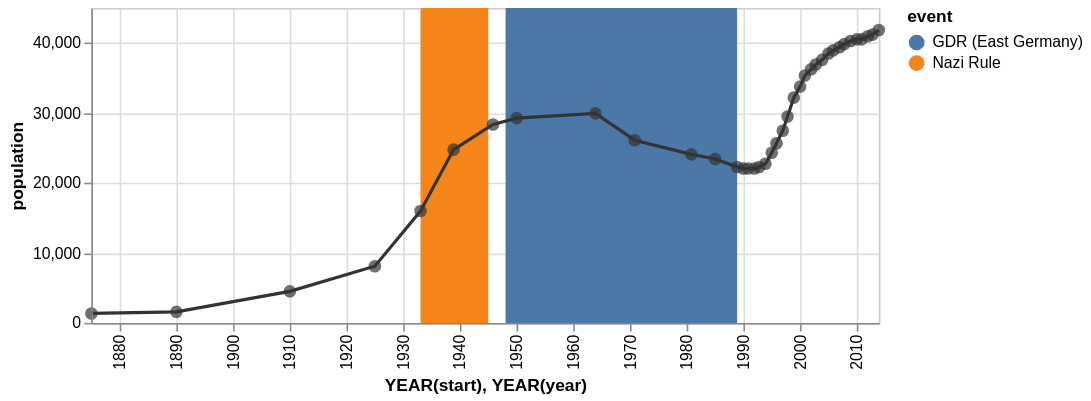

This figure's Vega-Lite source:
### Vega specification from a JSON file in a GitHub repository (floating-point values rounded to 4 significant figures)
{"$schema": "https://vega.github.io/schema/vega/v3.0.json", "description": "The population of the German city of Falkensee over time", "autosize": "pad", "padding": 5, "encode": {"update": {"stroke": {"value": "#ccc"}, "fill": {"value": "transparent"}}}, "data": [{"name": "source_0", "values": [{"year": "1875", "population": 1309}, {"year": "1890", "population": 1558}, {"year": "1910", "population": 4512}, {"year": "1925", "population": 8180}, {"year": "1933", "population": 15915}, {"year": "1939", "population": 24824}, {"year": "1946", "population": 28275}, {"year": "1950", "population": 29189}, {"year": "1964", "population": 29881}, {"year": "1971", "population": 26007}, {"year": "1981", "population": 24029}, {"year": "1985", "population": 23340}, {"year": "1989", "population": 22307}, {"year": "1990", "population": 22087}, {"year": "1991", "population": 22139}, {"year": "1992", "population": 22105}, {"year": "1993", "population": 22242}, {"year": "1994", "population": 22801}, {"year": "1995", "population": 24273}, {"year": "1996", "population": 25640}, {"year": "1997", "population": 27393}, {"year": "1998", "population": 29505}, {"year": "1999", "population": 32124}, {"year": "2000", "population": 33791}, {"year": "2001", "population": 35297}, {"year": "2002", "population": 36179}, {"year": "2003", "population": 36829}, {"year": "2004", "population": 37493}, {"year": "2005", "population": 38376}, {"year": "2006", "population": 39008}, {"year": "2007", "population": 39366}, {"year": "2008", "population": 39821}, {"year": "2009", "population": 40179}, {"year": "2010", "population": 40511}, {"year": "2011", "population": 40465}, {"year": "2012", "population": 40905}, {"year": "2013", "population": 41258}, {"year": "2014", "population": 41777}]}, {"name": "source_1", "values": [{"start": "1933", "end": "1945", "event": "Nazi Rule"}, {"start": "1948", "end": "1989", "event": "GDR (East Germany)"}]}, {"name": "data_0", "source": "source_0", "transform": [{"type": "formula", "expr": "timeParse(datum[\"year\"],'%Y')", "as": "year"}]}, {"name": "data_1", "source": "data_0", "transform": [{"type": "formula", "expr": "toDate(datum[\"year\"])", "as": "year"}, {"type": "formula", "expr": "toNumber(datum[\"population\"])", "as": "population"}, {"type": "filter", "expr": "datum[\"year\"] !== null && !isNaN(datum[\"year\"]) && datum[\"population\"] !== null && !isNaN(datum[\"population\"])"}, {"type": "formula", "as": "year_year", "expr": "datetime(year(datum[\"year\"]), 0, 1, 0, 0, 0, 0)"}]}, {"name": "data_2", "source": "data_0", "transform": [{"type": "formula", "expr": "toDate(datum[\"year\"])", "as": "year"}, {"type": "formula", "expr": "toNumber(datum[\"population\"])", "as": "population"}, {"type": "filter", "expr": "datum[\"year\"] !== null && !isNaN(datum[\"year\"]) && datum[\"population\"] !== null && !isNaN(datum[\"population\"])"}, {"type": "formula", "as": "year_year", "expr": "datetime(year(datum[\"year\"]), 0, 1, 0, 0, 0, 0)"}]}, {"name": "data_3", "source": "source_1", "transform": [{"type": "formula", "expr": "timeParse(datum[\"start\"],'%Y')", "as": "start"}, {"type": "formula", "expr": "timeParse(datum[\"end\"],'%Y')", "as": "end"}, {"type": "filter", "expr": "datum[\"start\"] !== null && !isNaN(datum[\"start\"])"}, {"type": "formula", "as": "year_start", "expr": "datetime(year(datum[\"start\"]), 0, 1, 0, 0, 0, 0)"}, {"type": "formula", "as": "year_end", "expr": "datetime(year(datum[\"end\"]), 0, 1, 0, 0, 0, 0)"}]}], "signals": [{"name": "width", "update": "500"}, {"name": "height", "update": "200"}], "marks": [{"name": "layer_0_marks", "type": "rect", "from": {"data": "data_3"}, "encode": {"update": {"x": {"scale": "x", "field": "year_start"}, "x2": {"scale": "x", "field": "year_end"}, "y": {"value": 0}, "y2": {"field": {"group": "height"}}, "fill": {"scale": "color", "field": "event"}}}}, {"name": "layer_1_layer_0_marks", "type": "line", "sort": {"field": "datum[\"year_year\"]", "order": "descending"}, "from": {"data": "data_1"}, "encode": {"update": {"x": {"scale": "x", "field": "year_year"}, "y": {"scale": "y", "field": "population"}, "stroke": {"value": "#333"}}}}, {"name": "layer_1_layer_1_marks", "type": "symbol", "role": "pointOverlay", "from": {"data": "data_2"}, "encode": {"update": {"x": {"scale": "x", "field": "year_year"}, "y": {"scale": "y", "field": "population"}, "fill": {"value": "#333"}, "opacity": {"value": 0.7}}}}], "scales": [{"name": "x", "type": "time", "domain": {"fields": [{"data": "data_3", "field": "year_start"}, {"data": "data_3", "field": "year_end"}, {"data": "data_1", "field": "year_year"}, {"data": "data_2", "field": "year_year"}], "sort": true}, "range": [0, {"signal": "width"}], "round": true, "nice": "year"}, {"name": "color", "type": "ordinal", "domain": {"data": "data_3", "field": "event", "sort": true}, "range": "category"}, {"name": "y", "type": "linear", "domain": {"fields": [{"data": "data_1", "field": "population"}, {"data": "data_2", "field": "population"}], "sort": true}, "range": [{"signal": "height"}, 0], "round": true, "nice": true, "zero": true}], "axes": [{"scale": "x", "labelOverlap": true, "orient": "bottom", "tickCount": {"signal": "ceil(width/40)"}, "title": "YEAR(start), YEAR(year)", "zindex": 1, "encode": {"labels": {"update": {"text": {"signal": "timeFormat(datum.value, '%Y')"}, "angle": {"value": 270}, "align": {"value": "right"}, "baseline": {"value": "middle"}}}}}, {"scale": "x", "domain": false, "grid": true, "labels": false, "maxExtent": 0, "minExtent": 0, "orient": "bottom", "tickCount": {"signal": "ceil(width/40)"}, "ticks": false, "zindex": 0, "gridScale": "y"}, {"scale": "y", "labelOverlap": true, "orient": "left", "tickCount": {"signal": "ceil(height/40)"}, "title": "population", "zindex": 1}, {"scale": "y", "domain": false, "grid": true, "labels": false, "maxExtent": 0, "minExtent": 0, "orient": "left", "tickCount": {"signal": "ceil(height/40)"}, "ticks": false, "zindex": 0, "gridScale": "x"}], "legends": [{"fill": "color", "title": "event"}], "config": {"axis": {"minExtent": 30, "domainColor": "#888", "tickColor": "#888"}}}
